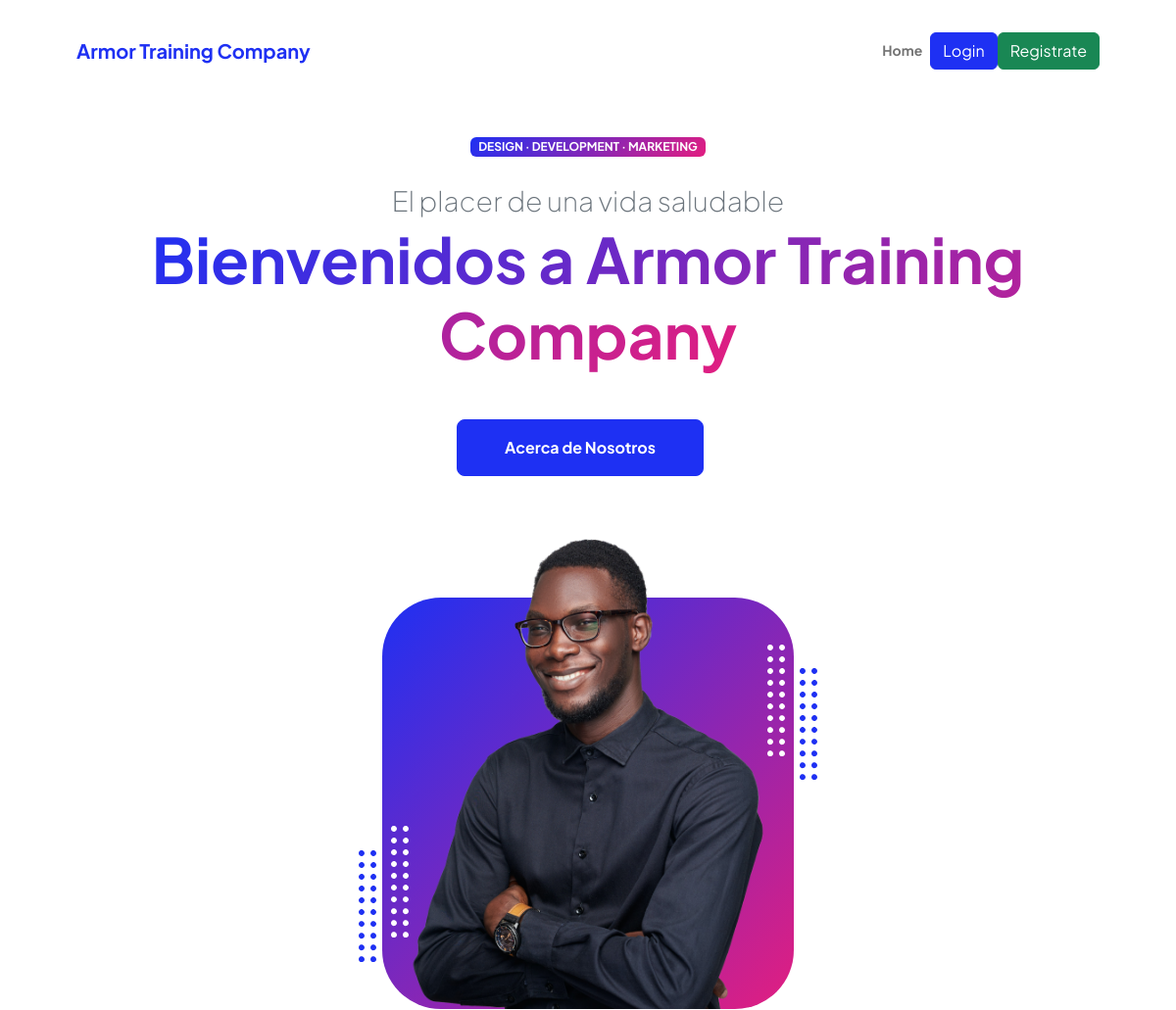
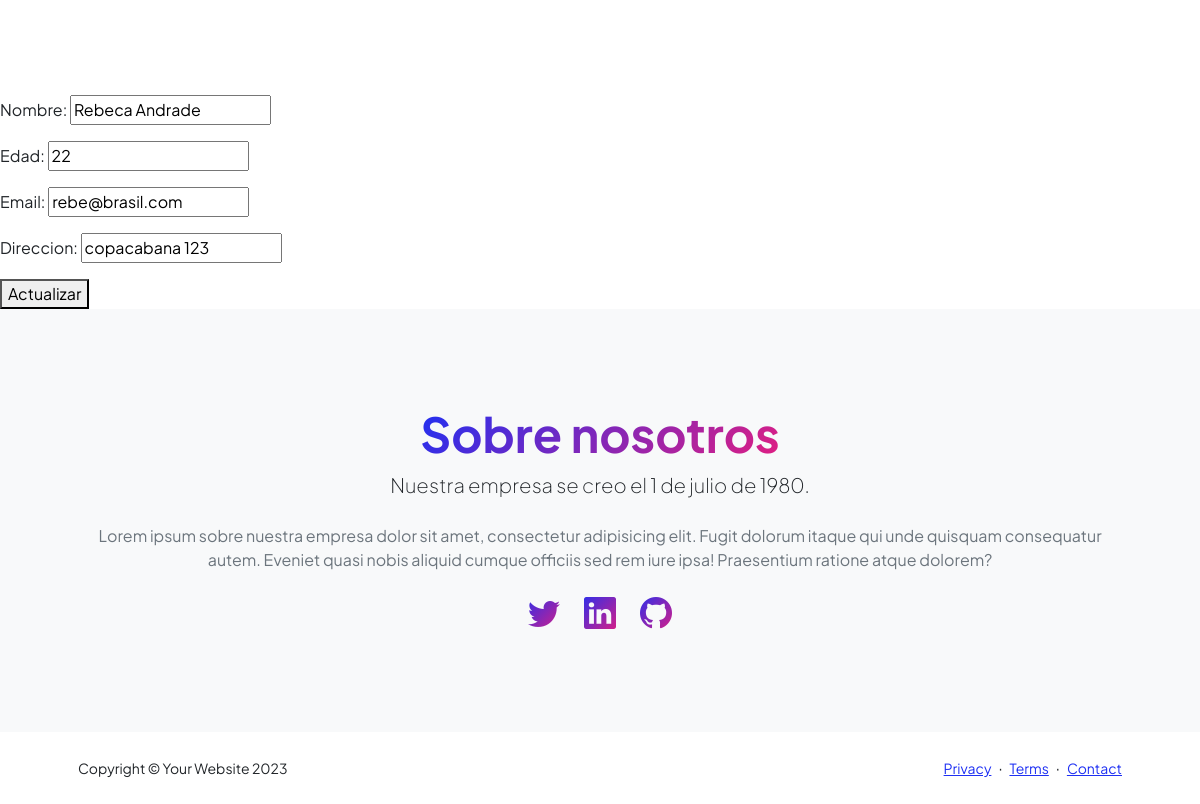
/alumnoUpdate/3, run on the app's committed database (2 pictures, top to bottom).
### entidades/models.py (models this page shows, shortened)
class Alumno(models.Model):
    nombre= models.CharField(max_length=50)
    edad=models.IntegerField()
    email=models.EmailField()
    direccion= models.CharField(max_length=50)

### entidades/views.py (the view)
# urls.py: path('alumnoUpdate/<int:pk>', AlumnoUpdate.as_view(), name="alumnoUpdate"),
class AlumnoUpdate(UpdateView):
    model = Alumno
    template_name = 'entidades/alumnoUpdate.html'
    fields= ('__all__')
    success_url = '/alumnos/'
    def get_context_data(self, **kwargs):
        context = super().get_context_data(**kwargs)
        context['alumno'] = self.object  # Asegura que el objeto profesor esté en el contexto
        return context

### entidades/templates/entidades/alumnoUpdate.html (shortened to what this page needs)
{% extends 'entidades/index.html' %}
{% block contenido %}
<form action="{% url 'alumnoUpdate' alumno.id %}" method="post">
    {{form.as_p}}
    <button type="submit">Actualizar</button>
</form>
{% endblock contenido %}

### data on the page
Alumno: nombre "Rebeca Andrade", edad "22", email "rebe@brasil.com", direccion "copacabana 123"
